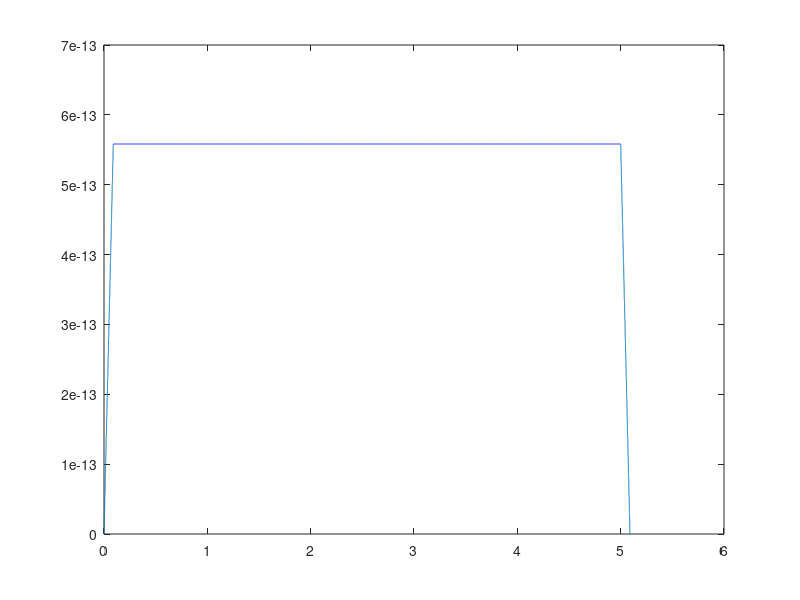

Source code (MATLAB):
clc
    clear all;
    close all;
    
el_length=10e-6;
h=1e-6;
l=0.25e-6:0.25e-6:el_length/2;

sep= 15e-6; 
A= 30e-6*l(1);
resistivity= 1.176; %NaCl solution resistivity

for i=1:length(h)
    for j=1:length(l)
        a= (sep/2) +l(j);
        b= (j^5)*l(j)/250000;
        if b>h(i)
           break
        end
        L(j)=(pi/2)*(3*(a+b)-sqrt((3*a+b)*(a+3*b)));
        R(j)= resistivity*L(j)/A;
    end
    
    Rp(1)=R(1);

    for k=1:j-2
        Rp(k+1)=Rp(k)*R(k+1)/(Rp(k)+R(k+1));
    end
    Res(i)= Rp(j-1);
end
Res    
    fs=10000; %sampling frequency
    fc=1000; %carrier freq
    Q=0.03; %flow rate
    
    
    p= 20; %number of peaks
    Vin=1;
    
    k1= 0.00027; %proportionality constant
    period= k1/Q;
    f=1/period; %frequency of signal
    t1= 0:1/fs:5;
    pulse_shape= ones(1,length(t1))*0;
    noise= 2e-12*sqrt(f);
    
    
    
    
            R=Res/p;
            A=30e-6*h;
            D= 2*sqrt(A/pi); %diameter of the channel
        
            d= 100e-9; %particle size
             
            I=Vin/R;
            resistivity= 1.176; %NaCl solution resistivity
            r= -4*resistivity*d^3/(pi*D^4);
            delI= abs((r/Res^2)*Vin);
    
            t = 0:1/fs:(period/2)*p; %duration of signal
            signal_filter= abs(sin(2*pi*f*t)*delI);
         
            I2= ones(1,length(t1))*I;
        
            for k=1:length(t)
                pulse_shape(k+2*fs)= abs(sin(2*pi*f*t(k))*delI);
            end
   
            signal= I2+pulse_shape;
    
            noisy_signal= signal + noise*randn(1, length(t1));
            
            y1= ammod(noisy_signal,fc,fs);

            y2= amdemod(y1,fc,fs);
    
            t2= 0:1/fs:5+(period/2)*p;
            C=conv(y2,signal_filter);
            
            figure
            plot(t2,C);
            
            t3 = 1.5:1/fs:3.5;
            for k=1:length(t3)
                C_truncated(k)= C(1.5*fs+k-1);
            end
        
            t4 = 1.5:1/fs:2;
            for k=1:length(t4)
                C_baseline(k)= C(1.5*fs+k-1);
            end
        
            M= mean(C_baseline);
            maximum_signal = max(C_truncated);
            maximum_noise = max(C_baseline);
            peak_amplitude = maximum_signal - M;
            noise_amplitude = maximum_noise - M;

            SNR = 20*log10(peak_amplitude/noise_amplitude)